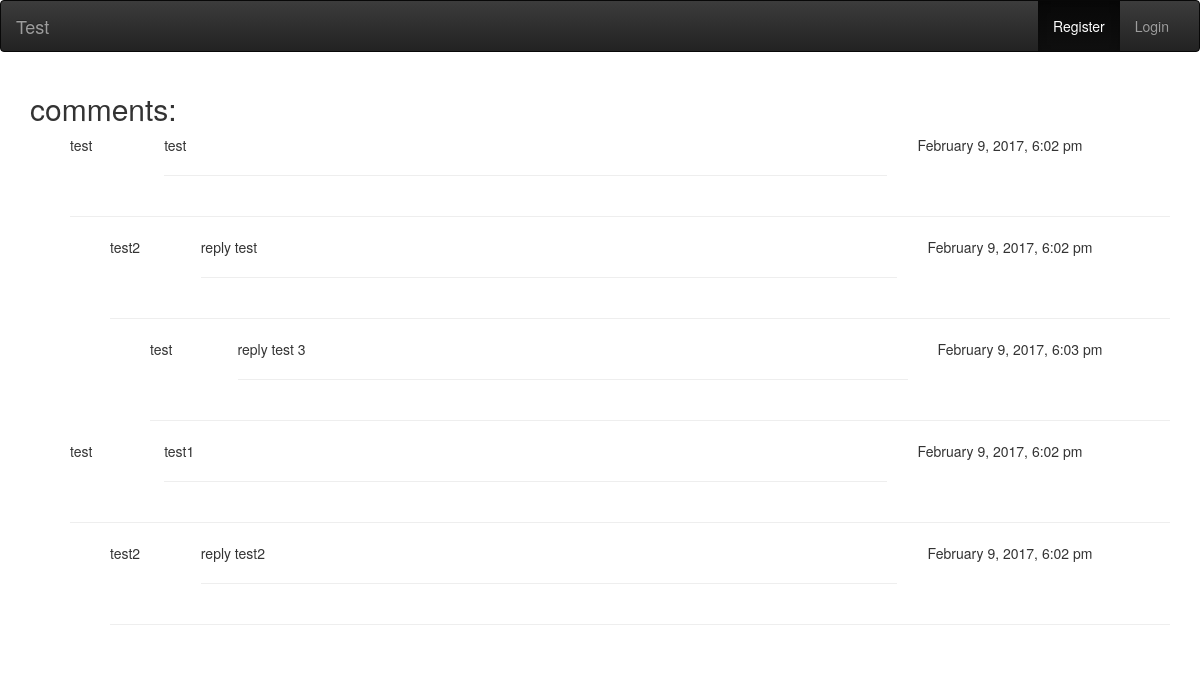
The page / on the database its author committed.
### tables this page shows
CREATE TABLE `comments` (
  `id` int(10) NOT NULL AUTO_INCREMENT,
  `user_id` int(10) NOT NULL,
  `parent` int(10) DEFAULT NULL,
  `text` text NOT NULL,
  `created_at` int(10) NOT NULL,
  `updated_at` int(10) DEFAULT NULL,
  PRIMARY KEY (`id`),
  KEY `id` (`id`),
  KEY `pk_user_id` (`user_id`),
  CONSTRAINT `pk_user_id` FOREIGN KEY (`user_id`) REFERENCES `user` (`id`) ON DELETE CASCADE
);

CREATE TABLE `user` (
  `id` int(11) NOT NULL AUTO_INCREMENT,
  `name` varchar(255) NOT NULL,
  `password` varchar(255) NOT NULL,
  `created_at` int(11) NOT NULL,
  PRIMARY KEY (`id`)
);

### lib/base/Controller.php (called while the page is built, shortened)
<?php
class Controller
{
	public $view = null;
	protected $_action = null;
    public function init()
	{
		$this->view = new View();
		$this->view->settings->action = $this->_action;
		$this->view->settings->controller = strtolower(str_replace('Controller', '', get_class($this)));
	}
    public function execute($action = 'index')
	{
		$this->_action = $action;
		$actionToCall = $action.'Action';
		$this->$actionToCall();
		$this->view->render($this->_getViewScript($action));
	}
    protected function _getViewScript($action)
	{
		$controller = get_class($this);
		$script = strtolower(substr($controller, 0, -10) . '/' . $action . '.phtml');
		return $script;
	}
}

### web/index.php (called while the page is built, shortened)
<?php
include(ROOT_PATH . '/config/routes.php');
$router = new Router();
$router->execute($routes);

### lib/base/Model.php (called while the page is built, shortened)
<?php
class Model
{
	protected $_dbh = null;
	public function __construct()
	{
		$settings = parse_ini_file(ROOT_PATH . '/config/settings.ini', true);
        $this->_dbh = Database::instance()->getConnection(
            sprintf(
                "%s:host=%s;dbname=%s",
                $settings['database']['driver'],
                $settings['database']['host'],
                $settings['database']['dbname']
            ),
            $settings['database']['user'],
            $settings['database']['password']
        );
	}
    protected function _setTable($table)
	{
		$this->_table = $table;
	}
    public function query($query)
    {
        $data = $this->_dbh->prepare($query);
        $data->execute();
        return $data->fetchAll();
    }
}

### lib/base/Database.php (called while the page is built, shortened)
<?php
class Database {
    public function getConnection($dsn, $username, $password) {
        try {
            $conn = new \PDO($dsn, $username, $password);
            $conn->setAttribute(\PDO::ATTR_ERRMODE, \PDO::ERRMODE_EXCEPTION);
            return $conn;
        } catch (PDOException $e) {
            throw $e;
        }
        catch(Exception $e) {
            throw $e;
        }
    }
}

### app/models/CommentModel.php (called while the page is built, shortened)
<?php
class CommentModel extends Model
{
    public function getAllComments()
    {
        $query = "SELECT c.id, c.user_id, c.text, c.created_at, c.parent, u.name AS username
        FROM {$this->_table} c
        JOIN user u ON c.user_id = u.id
        ORDER BY id ASC
        ";
        $result = $this->query($query);
        return $this->rowsToTree($result);
    }
    private function rowsToTree($comments)
    {
        $tree = array();
        $index = array();
        foreach($comments as $id => &$node) {
            $index[$node['id']] = $id;
        }
        foreach ($comments as $id => &$node)
        {
            if (!$node['parent']) {
                $tree[] = &$node;
            }
            else {
                $parentKey = $index[$node['parent']];
                $comments[$parentKey]['child'][$id] = &$node;
            }
        }
        return $tree;
    }
}

### app/controllers/CommentController.php (called while the page is built, shortened)
<?php
class CommentController extends ApplicationController
{
    public function indexAction()
    {
        $comment = new CommentModel();
        $data = $comment->getAllComments();
    }
}

### lib/base/Register.php (called while the page is built, shortened)
<?php
class Register
{
    private static $_user = array();
    public static function getUserId()
    {
        if (!isset(self::$_user['id']))
            return false;
        return self::$_user['id'];
    }
}

### app/views/scripts/comment/index.phtml (the view, shortened to what this page needs)
<h2>comments:</h2>
<?php
$comments = $this->comments;
if($comments) {
    renderTree($comments);
} else {
    echo '<p>No comments</p>';
}
function renderTree($arr, $level=0) {
    $prepend = str_repeat(' ', $level);
    echo $prepend, '<ul>';
    foreach($arr as $comment) { ?>
        <div class="row">
            <div class="col-md-1"><?= $comment['username']?></div>
            <div class="col-md-8">
                <?= $comment['text']?>
                <hr>
            </div>
            <div class="col-md-3"><?= date("F j, Y, g:i a", $comment['created_at']);?></div>
        </div>
        <hr>
      <?php  if ( !empty($comment['child']) ) {
            renderTree($comment['child'], $level+1);
      }
    }
    echo $prepend, '</ul>';
}

### lib/base/Router.php (shortened to what this page needs)
<?php
class Router
{
	public function execute($routes)
	{
		try {
			$controller = null;
			$action = null;
			$routeFound = $this->_getSimpleRoute($routes, $controller, $action);
			if (!$routeFound || $controller == null || $action == null) {
				throw new Exception('no route added for ' . $_SERVER['REQUEST_URI']);
			}
			else {
				$controller->execute($action);
			}
		}
		catch(Exception $exception) {
			$controller = new ErrorController();
			$controller->setException($exception);
			$controller->execute('error');
		}
	}
    protected function _getUri()
	{
		$uri = explode('?',$_SERVER['REQUEST_URI']);
		$uri = $uri[0];
		$uri = substr($uri, strlen(WEB_ROOT));
		return $uri;
	}
    protected function _getSimpleRoute($routes, &$controller, &$action)
	{
		$uri = $this->_getUri();
		if (isset($routes[$uri])) {
			$routeFound = $routes[$uri];
		}
		if ($routeFound) {
			list($name, $action) = explode('#', $routeFound);
			$controller = $this->_initializeController($name);
			return true;
		}
		return false;
	}
    protected function _initializeController($name)
	{
		return new $controller();
	}
}

### lib/base/View.php (shortened to what this page needs)
<?php
class View
{
	protected $_content = "";
	protected $_layout = 'layout';
	protected $_viewEnabled = true;
	protected $_layoutEnabled = true;
	protected $_data = array();
    protected function _renderViewScript($viewScript)
	{
		include(ROOT_PATH . '/app/views/scripts/' . $viewScript);
		$this->_content = ob_get_clean();
	}
    public function content()
	{
		return $this->_content;
	}
    public function render($viewScript)
	{
	  if ($viewScript && $this->_viewEnabled) {
  		$this->_renderViewScript($viewScript);
	  }
	  if ($this->_isLayoutDisabled()) {
	    echo $this->_content;
	  }
	  else {
  		include(ROOT_PATH . '/app/views/layouts/' . $this->_getLayout() . '.phtml');
	  }
	}
	protected function _getLayout()
	{
		return $this->_layout;
	}
    public function __set($key, $value)
	{
		$this->_data[$key] = $value;
	}
    public function __get($key)
	{
		if (array_key_exists($key, $this->_data)) {
			return $this->_data[$key];
		}
		return null;
	}
    protected function _isLayoutDisabled()
	{
	  return !$this->_layoutEnabled;
	}
}

### app/views/layouts/layout.phtml (shortened to what this page needs)
<!doctype html>
<html lang="en">
<head>
    <link rel="stylesheet" href="css/bootstrap.min.css">
    <link rel="stylesheet" href="css/bootstrap-theme.min.css">
</head>
<body>
<nav class="navbar navbar-inverse">
    <div class="container-fluid">
        <div class="navbar-header">
            <a class="navbar-brand" href="/">Test</a>
        </div>
        <div class="collapse navbar-collapse" id="bs-example-navbar-collapse-1">
            <ul class="navbar-nav navbar-right nav">
                <?php if (!Register::getUserId()):?>
                    <li class="active"><a href="/register">Register</a></li>
                    <li><a href="/login">Login</a></li>
                <?php endif;?>
            </ul>
        </div>
    </div>
</nav>
<div class="container">
    <?php echo $this->content(); ?>
</div>
</body>
</html>

### rows shown on the page
comments: user.name "test", text "test", created_at "February 9, 2017, 6:02 pm"
comments: user.name "test2", text "reply test", created_at "February 9, 2017, 6:02 pm"
comments: user.name "test", text "reply test 3", created_at "February 9, 2017, 6:03 pm"
comments: user.name "test", text "test1", created_at "February 9, 2017, 6:02 pm"
comments: user.name "test2", text "reply test2", created_at "February 9, 2017, 6:02 pm"
